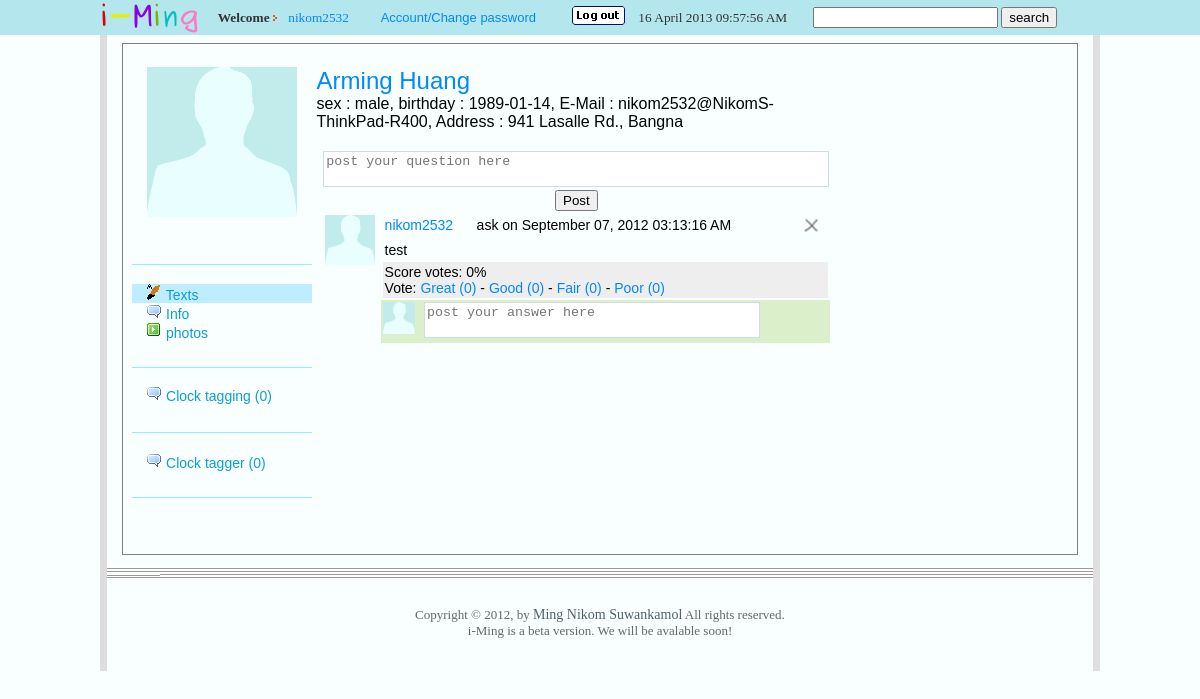
The app's page /main/text/index.php (signed in) with its own data.
### tables this page shows
CREATE TABLE IF NOT EXISTS `social_iMing_customer_v3` (
  `userID` int(15) NOT NULL AUTO_INCREMENT,
  `username` varchar(20) NOT NULL,
  `password` varchar(100) NOT NULL,
  `name` varchar(100) NOT NULL,
  `sex` char(1) NOT NULL,
  `birthday` date NOT NULL,
  `email` varchar(150) NOT NULL,
  `address` text NOT NULL,
  `regis_date` datetime NOT NULL,
  `regis_ip` varchar(50) NOT NULL,
  `last_login` datetime NOT NULL,
  `enable` char(1) NOT NULL,
  `admin` char(1) NOT NULL,
  PRIMARY KEY (`userID`),
  UNIQUE KEY `email` (`email`),
  UNIQUE KEY `username` (`username`)
);

CREATE TABLE IF NOT EXISTS `social_iMing_comment` (
  `comment_id` int(255) NOT NULL AUTO_INCREMENT,
  `username` varchar(50) NOT NULL,
  `username_from` varchar(50) NOT NULL,
  `comment_text` longtext NOT NULL,
  `post_time` timestamp NOT NULL DEFAULT CURRENT_TIMESTAMP ON UPDATE CURRENT_TIMESTAMP,
  PRIMARY KEY (`comment_id`)
);

### src/lib/conn.inc.php (called while the page is built)
<?
	  $db=new DB('localhost','iming','iming','i-Ming');
?>

### src/lib/DB.php (called while the page is built, shortened)
<?php
class DB
	{
		var $host='';
		var $user ='';
		var $password='';
		var $persistent=false;
		var $conn=NULL;
		var $result=false;
		function DB($host,$user,$password,$database,$persistent=false){
			$this->host=$host;
			$this->user=$user;
			$this->password=$password;
			$this->persistent=$persistent;
		}
		function open(){
			if ($this->persistent){
				$func='mysql_pconnect';
			}else{
				$func='mysql_connect';
			}
			$this->conn=@$func($this->host,$this->user,$this->password);
			return true;
		}
		function query($sql){
			$this->result=@mysql_query($sql,$this->conn);
			return ($this->result!=false);
		}
		function fetchAssoc(){
			return (@mysql_fetch_assoc($this->result));
		}
	}
?>

### src/lib/func_date.php (called while the page is built, shortened)
<?
function convertDate2String($inputDate,$dateFormat=1) {
	switch ($dateFormat) {
	   case 1:
			return date('F d, Y h:i:s A', strtotime($inputDate));
	   break;
	}
}
?>

### src/main/text/index_BodyInclude.php (the view, shortened to what this page needs)
	<td align="left" VALIGN="top" width="55%">
		<font size="5" color="#000000">
          <?php
            $SQL="SELECT * FROM social_iMing_customer_v3 where username='$own_body'";
			$db->query($SQL);
            while($rs=$db->fetchAssoc()){
				if($friend != "")
					echo "<a href=\"".$_SERVER['PHP_SELF']."?friend=".$rs[username]."\">".$rs[name]."</a>";
				else
					echo "<a href=\"".$_SERVER['PHP_SELF']."\">".$rs[name]."</a>";
          ?>
		</font>
		<br />
		<font size="3" color="#000000">
          sex :
          <?php
              if($rs[sex] == 'm')
                echo "male,";
              else if($rs == 'f')
                echo "male,";
              else{ echo "unknown"; }
          ?>
          birthday :
          <?php
              echo $rs[birthday].",";
          ?>
          E-Mail :
          <?php
              echo $rs[email].",";
          ?>
          Address :
          <?php
              echo $rs[address];
			}
          ?>
          <br>
		</font>
<br>
		<table border="0" width="100%" align="center" VALIGN="top" cellpadding="2" cellspacing="2">
			<tr style="text-align: left; width: 100%;">
				<td VALIGN="top" style="text-align: center; width: 100%;">
					<form id="ask_question" action="<?=$rootpath?>main/text/" method="POST" onsubmit="return validate_questionForm()">
						<textarea cols="50" rows="3" name="comment" id="question" maxlength="2000" placeholder="post your question here" style="border: 1px solid #d2dae7; resize: none;"></textarea>
						<br>
						<input type="submit" value="Post">
					</form>
					  <?php
							$url_myself = "";
							$imageMyself= "";
							if($url_myself != ""){
								$imageMyself = $url_myself;
							}
							else{
								$imageMyself = "";
							}
						  $SQL_comment="
							select *
							from social_iMing_comment
							where username='$own_body' ORDER BY `post_time` DESC";
						  $result_comm = mysql_query($SQL_comment);
						  $return_rows_thattime = 0;
						  while($rs_comm=mysql_fetch_array($result_comm))
						  {
					  ?>
							<table border="0" align="left" VALIGN="top" width="100%" cellpadding="2" cellspacing="0">
<?php
							if($return_rows_thattime % 2 == 1)
							{
?>
								<tr class="table_comment" style="text-align: center">
					<?php	}else{	?>
								<tr style="text-align: center">
<?php						}
							$return_rows_thattime++;
?>
								  <td VALIGN="top" style="text-align: left; width: 11%;">
									<?php
										$url = "";
										if($url != ""){
											if($return_rows_thattime % 2 == 1)
											{
?>												<span class="sky_border_link">
<?php										}
											else{
?>												<span class="sky_border_comment_link">
<?php										}
											echo "<a href=\"?friend=".$rs_comm[username_from]."\" style=\"display: block;\"><img width='50' height='50' src=\"".$rootpath."images/profile_picture/".$url."\"></a></span>";
										}
										else{
											if($return_rows_thattime % 2 == 1)
											{
?>												<span class="sky_border_link">
<?php										}
											else{
?>												<span class="sky_border_comment_link">
<?php										}
											echo "<a href=\"?friend=".$rs_comm[username_from]."\" style=\"display: block;\"><img width='50' height='50' src=\"".$rootpath."images/profile3.png\"></a></span>";
										}
									?>
								  </td>
								  <td VALIGN="top" style="text-align: left; width: 89%;">
									  <table border="0" align="center" VALIGN="top" width="100%" cellpadding="2" cellspacing="2">
										<tr style="text-align: center">
										  <td VALIGN="top" style="text-align: left" width="80">
											<a href="<?php echo $rootpath; ?>main/text/?friend=<?php echo $rs_comm[username_from]; ?>">	<?php echo $rs_comm[username_from]; ?>	</a>
										  </td>
										  <td VALIGN="top" style="text-align: left" width="300">
											ask on <?php  ?>
<?php										echo convertDate2String($rs_comm[post_time]);
?>								  		  </td>
										  <td VALIGN="top" style="text-align: left" width="20">
											<a href="#" onclick="comment_delete_fn('<?=$rootpath?>','<?=$rs_comm[comment_id]?>')">
												<img src="<?=$rootpath?>images/cross1.2.png" style="border: none;" width="16" onmouseover="this.src='<?=$rootpath?>images/cross2.png';this.alt='On alternate text'; this.width='16';" onmouseout="this.src='<?=$rootpath?>images/cross1.2.png';this.alt='On alternate text'; this.width='16';">
											</a>
								  		  </td>
										</tr>
										<tr style="text-align: center">
										  <td VALIGN="top" style="text-align: left" width="400" colspan="3">
											<?php
												for($ii=0;$ii<strlen($rs_comm[comment_text]);$ii=$ii+55)
												{
													echo substr($rs_comm[comment_text],$ii,55)."<br>";
												}
											?>
										  </td>
										</tr>
										<tr style="text-align: center">
										  <td VALIGN="top" style="text-align: left; background-color: #EEEEEE ;" width="400" colspan="3">
<?php
											include($rootpath."main/text/comment_vote_question.php");
?>										  </td>
										</tr>
	?>								  </table>
									<table border="0" align="left" VALIGN="top" width="100%" cellpadding="2" cellspacing="0">
										<tr style="text-align: center; background-color:#dbefca;">
											<td VALIGN="top" style="text-align: left" width="32">
									<?php
											if($imageMyself != ""){
									?>			<img width='32' height='32' src="<?=$rootpath?>images/profile_picture/<?=$imageMyself?>">
									<?php	}else{
									?>			<img width='32' height='32' src="<?=$rootpath?>images/profile3.png">
									<?php	}
									?>
											</td>
											<td VALIGN="top" style="text-align: left;" width="350">
												<form id="answer_form" action="<?=$rootpath?>main/text/comment_delete.php" method="POST" onKeyPress="return validate_answerForm()">
														<textarea class="answer_comment" name="answer_comment" id="answer" maxlength="2000" placeholder="post your answer here" style="border: 1px solid #d2dae7; resize: none;" onKeyPress="return submitenter(this,event)"></textarea>
													<br>
												</form>
											</td>
										</tr>
									</table>
								  </td>
								</tr>
							</table>
					  <?php
						  }
					  ?>
				</td>
			</tr>
		</table>
	</td>
	<td align="center" VALIGN="top" width="25%">
	</td>

### src/main/text/comment_vote_question.php (shortened to what this page needs)
<?php
											$vote_great=0;
											$vote_good=0;
											$vote_fair=0;
											$vote_poor=0;
											$vote_count=0;
											$score=0;
											$vote="";
											if($vote_count != 0){
												$score = ($score / ($vote_count*4))*100;
											}
											else{
												$score = 0;
											}
?>											Score votes: <?php if($score==0) echo "0%"; else echo $score."%"; ?><br>
											Vote:
<?php										if($vote == "") {
?>												<a href="#" onclick="vote('<?=$rootpath?>', '<?=$friend?>', '<?=$rs_comm[comment_id]?>', '1')">Great (<?=$vote_great?>)</a> -
												<a href="#" onclick="vote('<?=$rootpath?>', '<?=$friend?>', '<?=$rs_comm[comment_id]?>', '2')">Good (<?=$vote_good?>)</a> -
												<a href="#" onclick="vote('<?=$rootpath?>', '<?=$friend?>', '<?=$rs_comm[comment_id]?>', '3')">Fair (<?=$vote_fair?>)</a> -
												<a href="#" onclick="vote('<?=$rootpath?>', '<?=$friend?>', '<?=$rs_comm[comment_id]?>', '4')">Poor (<?=$vote_poor?>)</a>
<?php										}
?>											<div id="vote"></div>

### records on screen
social_iming_customer_v3: name "Arming Huang", sex "male,", birthday "1989-01-14", email "nikom2532@NikomS-ThinkPad-R400", address "941 Lasalle Rd., Bangna"
social_iming_comment: username_from "nikom2532", post_time "September 07, 2012 03:13:16 AM", comment_text "test", vote_great "0", vote_good "0", vote_fair "0", vote_poor "0"

### other values on screen
$return_rows "0"
$_SESSION[su] "nikom2532"
